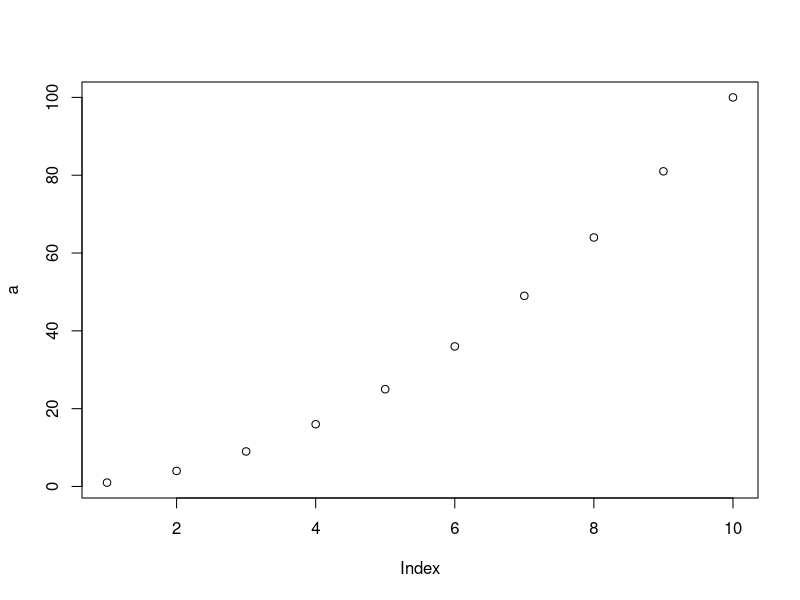
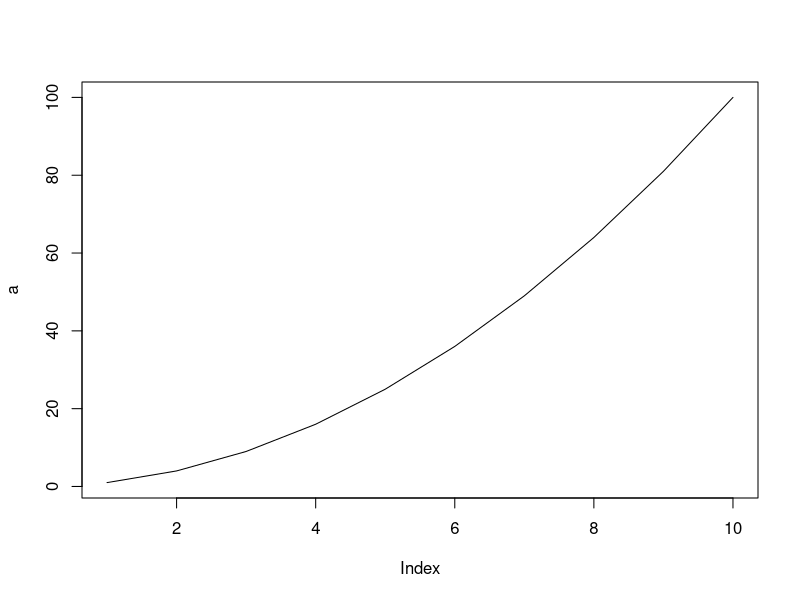
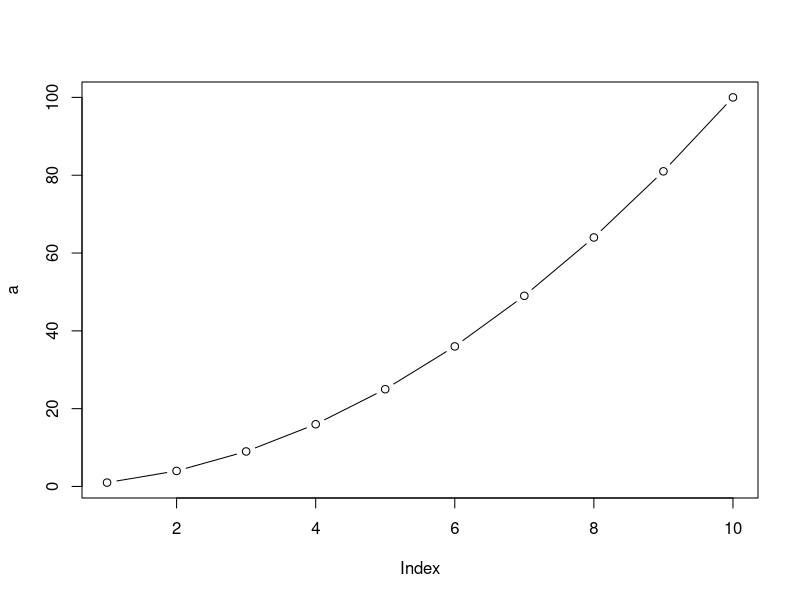
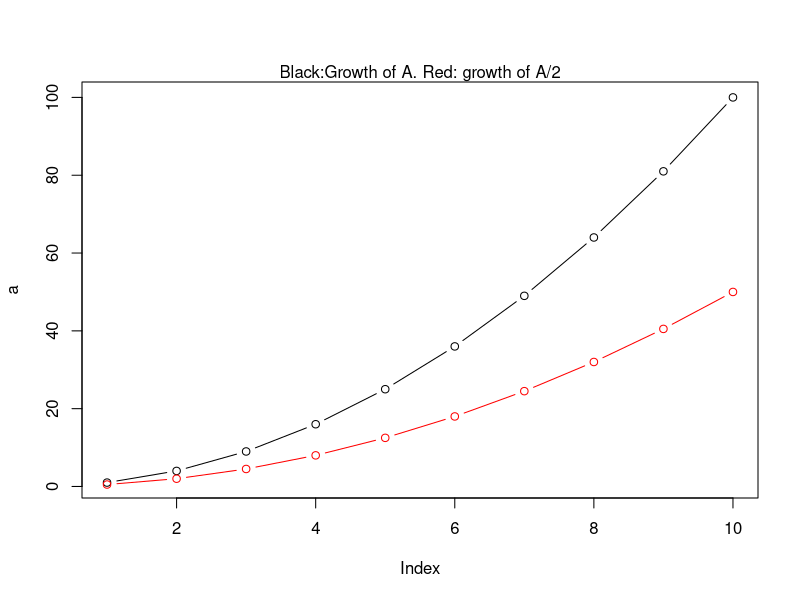
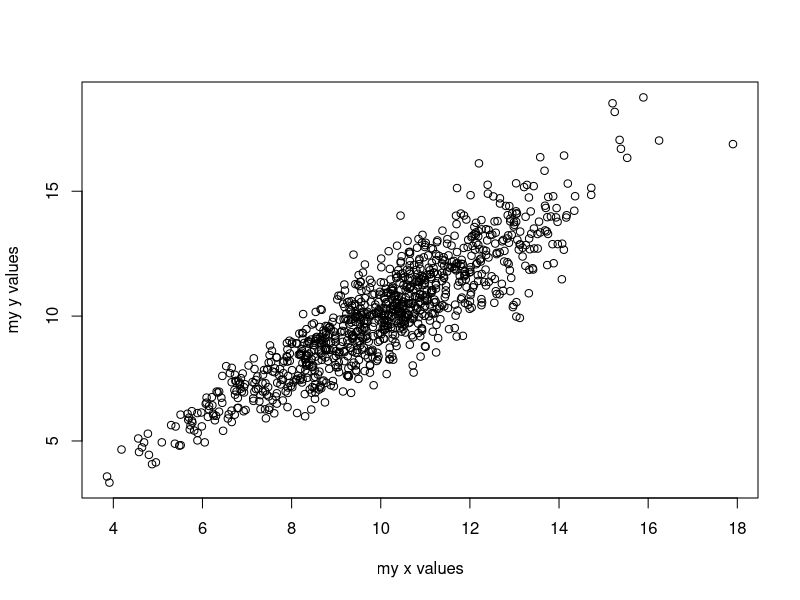
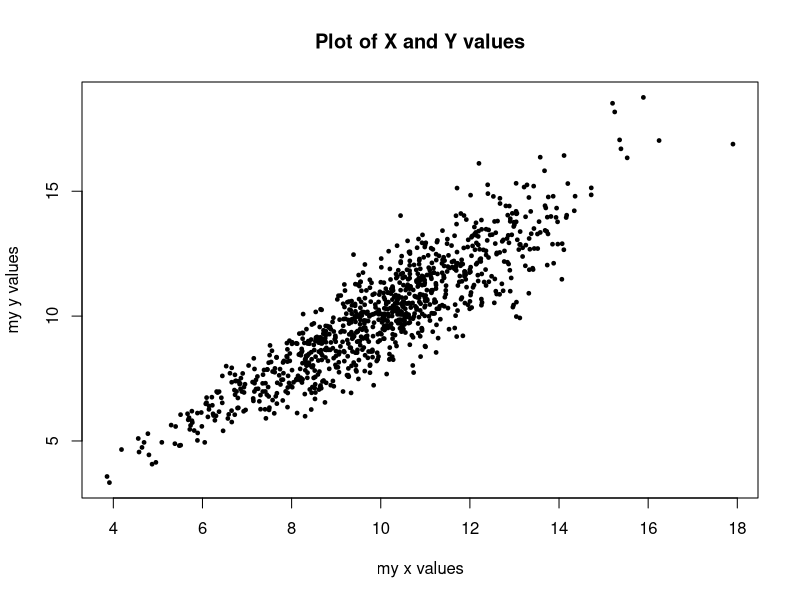
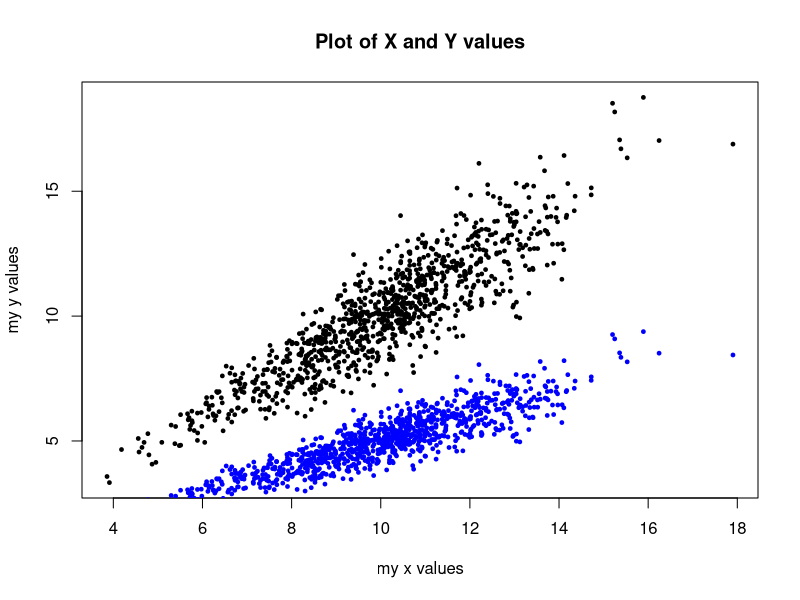
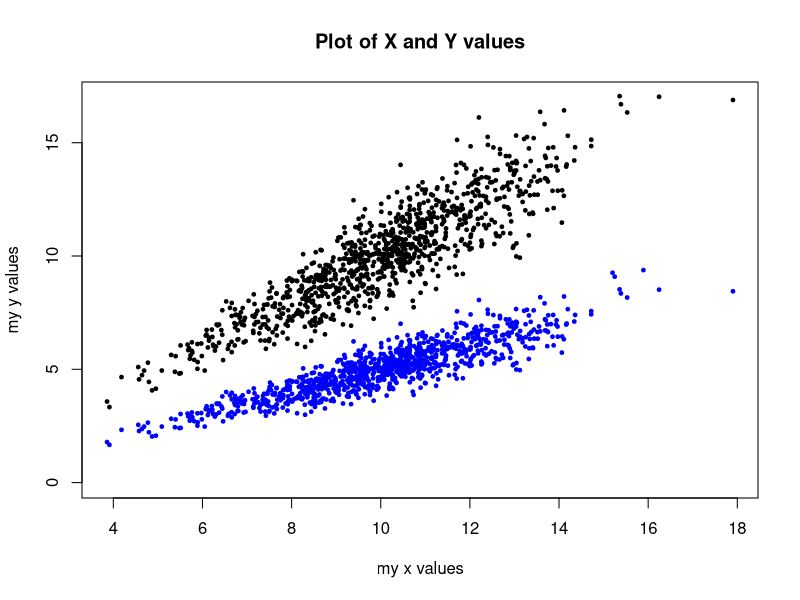

R code for these plots, in order:
## ---- chunk 1
knitr::opts_chunk$set(echo = TRUE)
## ---- chunk 2
1+2
10000^2
sqrt(64)
## ---- chunk 3
s <- sqrt(64)
s
a <- 2
b <- 5
c <- a*b
c
## ---- chunk 4
c(1,2,3)
sum(c(1,10,100))
mean(c(1,10,100))
median(c(1,10,100))
max(c(1,10,100))
min(c(1,10,100))
## ---- chunk 5
a <- c(1,10,100)
a
2*a
a+1
sum(a)
mean(a)
median(a)
sd(a)
var(a)
length(a)
## ---- chunk 6
A <- c(1,10,100)
A
str(A)
class(A)
typeof(A)

B <- 1:10
B
str(B)
class(B)
typeof(B)

C <- c("prime1"=2, "prime2"=3, "prime3"=5, "prime4"=7)
C
str(C)
class(C)
typeof(C)

D <- "x1" 
D
str(D)
class(D)
typeof(D)

E <- c("x1", "y2", "z3")
E
str(E)
names(E) <- c("code1","code2","code3")
E
str(E)
class(E)
typeof(E)
## ---- chunk 7
x <- factor(c("single", "married", "married", "single","defacto","widowed"))
x
str(x)
levels(x)
## ---- chunk 8
y <- c("good", "very good", "fair", "poor","good")
str(y)
yy <- factor(y, levels = c("very poor","poor","fair","good","very good"),ordered = TRUE)
yy
str(yy)
levels(yy)
## ---- chunk 9
myvariable1 <- 0
as.logical(myvariable1)
myvariable2 <- 1
as.logical(myvariable2)
vals <- c(0,1,0,1,0,0,0,1,1,0,1,0,1,0)
vals
str(vals) 
as.logical(vals)
## ---- chunk 10
a <- c(2:22,98,124,3002)
a
length(a)
a[2]
a[3:4]
a[c(1,3)] 
a[length(a)]
a[(length(a)-1)]
x <- a[10:(length(a)-1)] * 2
x
## ---- chunk 11
a <- c(1.9,2.7,3.3,5.1,9.9,0)
a
as.integer(a)
as.character(a)
as.logical(a)
as.factor(a)

b <- c("abc","def","ghi","jkl")
b
as.numeric(b)
as.logical(b)
as.integer(b)
my_factor <- as.factor(b)
as.numeric(my_factor)
## ---- chunk 12
nums <- 1:5
sample(x = nums, size = 3)
sample(x = nums, size = 5)
sample(x = nums ,size = 10, replace = TRUE)
## ---- chunk 13
d <- rnorm(n = 5, mean = 10, sd = 2)
d
## ---- chunk 14
b <- rbinom(n = 20, size = 50, prob = 0.5)
b
mean(b)
## ---- chunk 15
a <- (1:10)^2
a
plot(a)
plot(a,type="l")
plot(a,type="b")

plot(a,type="b")
lines(a/2, type="b",col="red")
mtext("Black:Growth of A. Red: growth of A/2")
## ---- chunk 16
x_vals <- rnorm(n = 1000, mean = 10, sd = 2)
x_vals
d_error <- rnorm(n = 1000, mean = 1, sd = 0.1)
d_error
y_vals <- x_vals * d_error
y_vals
plot(x=x_vals, y=y_vals, xlab="my x values", ylab="my y values")

plot(x=x_vals, y=y_vals, xlab="my x values", ylab="my y values",pch=19, cex=0.5, main="Plot of X and Y values")

plot(x=x_vals, y=y_vals, xlab="my x values", ylab="my y values",pch=19, cex=0.5, main="Plot of X and Y values")
points(x=x_vals, y=y_vals/2, pch=19, cex=0.5,col="blue")

plot(x=x_vals, y=y_vals, xlab="my x values", ylab="my y values",pch=19, 
     cex=0.5, main="Plot of X and Y values",
     ylim=c(0,17))
points(x=x_vals, y=y_vals/2, pch=19, cex=0.5,col="blue")
## ---- chunk 17
linear_regression_model <- lm(y_vals ~ x_vals)

summary(linear_regression_model)

SLOPE <- linear_regression_model$coefficients[1]
INTERCEPT <- linear_regression_model$coefficients[2]

HEADER <- paste("Slope:",signif(SLOPE,4),"Intercept:",signif(INTERCEPT,4))

plot(x=x_vals, y=y_vals, xlab="my x values", ylab="my y values",pch=19, cex=0.5)
abline(linear_regression_model,col="red",lty=2,lwd=3)
mtext(HEADER)
## ---- chunk 18
boxplot(x_vals, y_vals/2)
boxplot(x_vals, y_vals/2, names=c("X values", "Y values"),ylab="Measurement (cm)")
## ---- chunk 19
hist(x_vals)

par(mfrow = c(2, 1))
hist(x_vals,main="")
hist(y_vals,main="")
## ---- chunk 20
sessionInfo()
